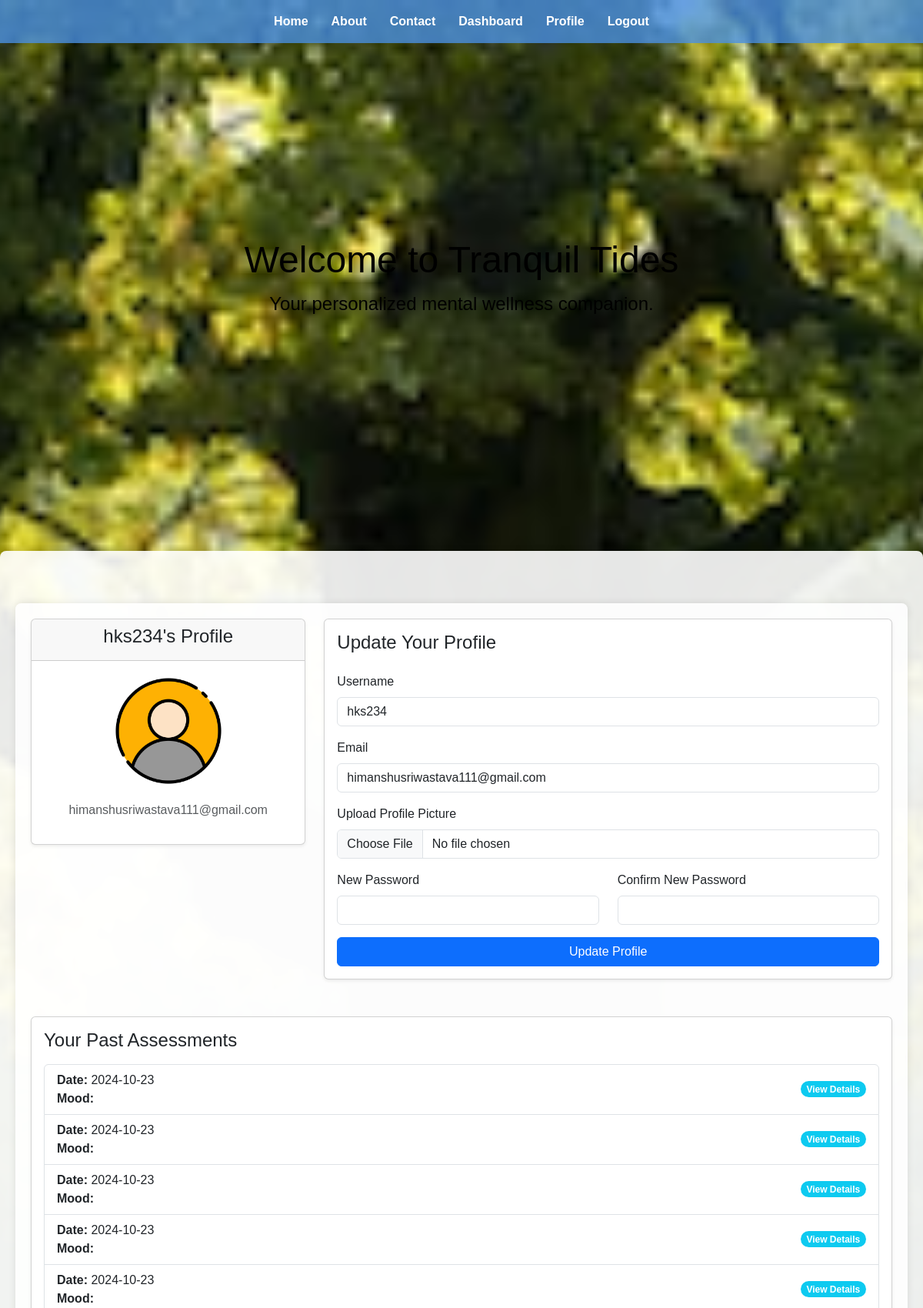
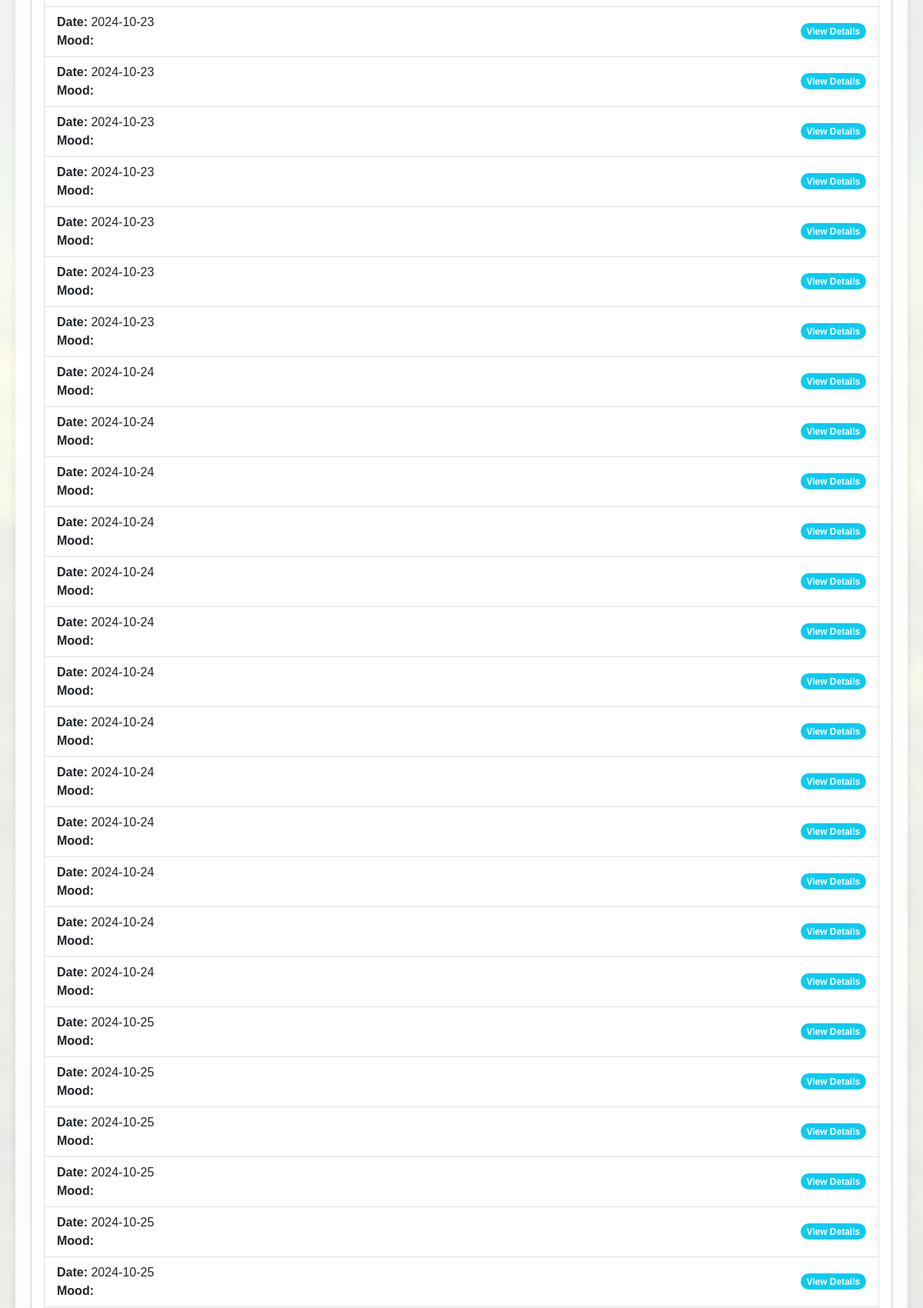
Screenshot of /profile (signed in, upper part) with the database file from the repository (2 pictures, top to bottom).
### models.py (models this page shows, shortened)
class UserModel(UserMixin, db.Model):
    __tablename__ = "users"
    id = db.Column(db.Integer, primary_key=True)
    email = db.Column(db.String(100), unique=True, nullable=False)
    username = db.Column(db.String(100), unique=True, nullable=False)
    password_hash = db.Column(db.String(250), nullable=False)
    profile_picture = db.Column(db.String(150), nullable=True)

class Assessments(db.Model):
    __tablename__ = "assessments"
    id = db.Column(db.Integer, primary_key=True)
    anxiety = db.Column(db.Integer, nullable=False)
    depression = db.Column(db.Integer, nullable=False)
    schizophrenia = db.Column(db.Integer, nullable=False)
    bipolar = db.Column(db.Integer, nullable=False)
    mood_score = db.Column(db.Float, nullable=False)
    date_created = db.Column(db.DateTime, default=datetime.utcnow)
    user_id = db.Column(db.Integer, db.ForeignKey("users.id"), nullable=False)
    user = db.relationship("UserModel", backref="assessments")

### routes.py (the view, shortened to what this page needs)
@app.route("/profile", methods=["GET", "POST"])
@login_required
def profile():
    user_assessments = Assessments.query.filter_by(user_id=current_user.id).all()
    return render_template(
        "profile.html", user=current_user, user_assessments=user_assessments
    )

### models.py (called while the page is built)
@login.user_loader
def load_user(user_id):
    return UserModel.query.get(int(user_id))

### templates/profile.html (shortened to what this page needs)
{% extends 'base.html' %}  {% block content %}
<div class="container mt-5">
  <div class="row">
    <div class="col-md-4">
      <div class="card shadow-sm">
        <div class="card-header text-center">
          <h4>{{ user.username }}'s Profile</h4>
        </div>
        <div class="card-body text-center">
          {% if user.profile_picture %}
          <img
            src="{{ url_for('static', filename='uploads/' ~ user.profile_picture) }}"
            alt="Profile Picture"
            class="img-fluid rounded-circle mb-3"
            style="width: 150px; height: 150px; object-fit: cover"
          />
          {% endif %}
          <p class="text-muted">{{ user.email }}</p>
        </div>
      </div>
    </div>
    <div class="col-md-8">
      <div class="card shadow-sm">
        <div class="card-body">
          <h4>Update Your Profile</h4>
          <form
            action="{{ url_for('profile') }}"
            method="POST"
            enctype="multipart/form-data"
            class="mt-4"
          >
            <div class="form-group mb-3">
              <label for="username" class="form-label">Username</label>
              <input
                type="text"
                id="username"
                name="username"
                class="form-control"
                value="{{ user.username }}"
                required
              />
            </div>
            <div class="form-group mb-3">
              <label for="email" class="form-label">Email</label>
              <input
                type="email"
                id="email"
                name="email"
                class="form-control"
                value="{{ user.email }}"
                required
              />
            </div>
            <div class="form-group mb-3">
              <label for="profile_picture" class="form-label"
                >Upload Profile Picture</label
              >
              <input
                type="file"
                id="profile_picture"
                name="profile_picture"
                class="form-control"
              />
            </div>
            <div class="row">
              <div class="col-md-6">
                <div class="form-group mb-3">
                  <label for="password" class="form-label">New Password</label>
                  <input
                    type="password"
                    id="password"
                    name="password"
                    class="form-control"
                  />
                </div>
              </div>
              <div class="col-md-6">
                <div class="form-group mb-3">
                  <label for="confirm_password" class="form-label"
                    >Confirm New Password</label
                  >
                  <input
                    type="password"
                    id="confirm_password"
                    name="confirm_password"
                    class="form-control"
                  />
                </div>
              </div>
            </div>
            <div class="form-group">
              <button type="submit" class="btn btn-primary w-100">
                Update Profile
              </button>
            </div>
          </form>
        </div>
      </div>
    </div>
  </div>
  <div class="row mt-5">
    <div class="col-md-12">
      <div class="card shadow-sm">
        <div class="card-body">
          <h4>Your Past Assessments</h4>
          {% if user_assessments %}
          <ul class="list-group mt-3">
            {% for assessment in user_assessments %}
            <li
              class="list-group-item d-flex justify-content-between align-items-center"
            >
              <div>
                <strong>Date:</strong> {{
                assessment.date_created.strftime('%Y-%m-%d') }} <br />
                <strong>Mood:</strong> {{ assessment.result }}
              </div>
              <span class="badge bg-info rounded-pill">View Details</span>
            </li>
            {% endfor %}
          </ul>
          {% else %}
          <p class="text-muted mt-3">
            You haven't completed any assessments yet.
          </p>
          {% endif %}
        </div>
      </div>
    </div>
  </div>
</div>
{% endblock %}

### templates/base.html (shortened to what this page needs)
<!DOCTYPE html>
<html lang="en">
  <head>
    <link
      href="https://cdn.jsdelivr.net/npm/bootstrap@5.3.0/dist/css/bootstrap.min.css"
      rel="stylesheet"
    />
  </head>
  <body>
    <header>
      <nav>
        <ul>
          <li><a href="{{ url_for('index') }}">Home</a></li>
          <li><a href="{{ url_for('about') }}">About</a></li>
          <li><a href="{{ url_for('contact') }}">Contact</a></li>
          {% if current_user.is_authenticated %}
          <li><a href="{{ url_for('dashboard') }}">Dashboard</a></li>
          <li><a href="{{ url_for('profile') }}">Profile</a></li>
          <li><a href="{{ url_for('logout') }}">Logout</a></li>
          {% else %}
          <li><a href="{{ url_for('login') }}">Login</a></li>
          <li><a href="{{ url_for('register') }}">Register</a></li>
          {% endif %}
        </ul>
      </nav>
    </header>
    <main>
      <div class="hero-section">
        <h1>Welcome to Tranquil Tides</h1>
        <p>Your personalized mental wellness companion.</p>
      </div>
      <div class="container">
        {% block content %}{% endblock %}
      </div>
    </main>
  </body>
</html>

### rows the page displays
UserModel: username "hks234", profile_picture (placeholder picture), email "himanshusriwastava111@gmail.com"
Assessments: date_created "2024-10-23"
Assessments: date_created "2024-10-23"
Assessments: date_created "2024-10-23"
Assessments: date_created "2024-10-23"
Assessments: date_created "2024-10-23"
Assessments: date_created "2024-10-23"
Assessments: date_created "2024-10-23"
Assessments: date_created "2024-10-23"
Assessments: date_created "2024-10-23"
Assessments: date_created "2024-10-23"
Assessments: date_created "2024-10-23"
Assessments: date_created "2024-10-23"
Assessments: date_created "2024-10-24"
Assessments: date_created "2024-10-24"
Assessments: date_created "2024-10-24"
Assessments: date_created "2024-10-24"
Assessments: date_created "2024-10-24"
Assessments: date_created "2024-10-24"
Assessments: date_created "2024-10-24"
Assessments: date_created "2024-10-24"
Assessments: date_created "2024-10-24"
Assessments: date_created "2024-10-24"
Assessments: date_created "2024-10-24"
Assessments: date_created "2024-10-24"
Assessments: date_created "2024-10-24"
Assessments: date_created "2024-10-25"
Assessments: date_created "2024-10-25"
Assessments: date_created "2024-10-25"
Assessments: date_created "2024-10-25"
Assessments: date_created "2024-10-25"
Assessments: date_created "2024-10-25"
